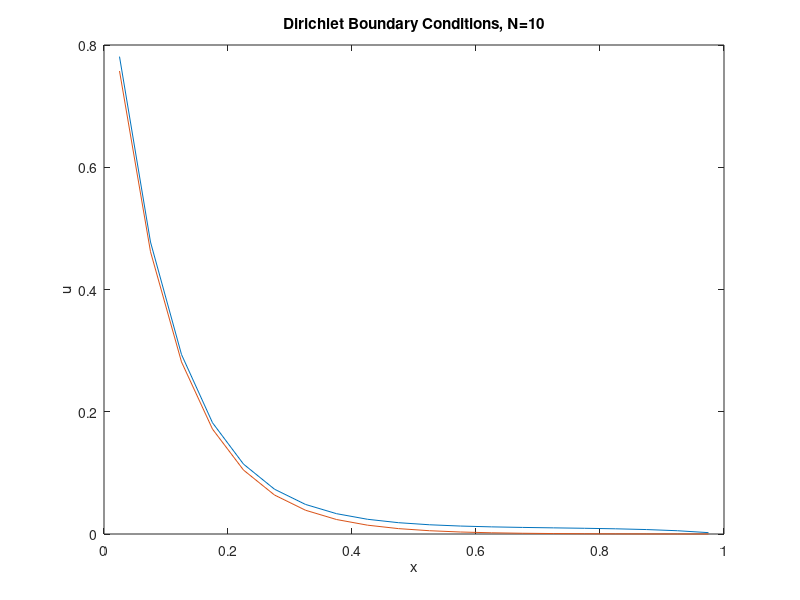

The MATLAB script that drew this image:
%%Boundary Conditions and givens
n=20; %increase for grid convergence
L=1;
k=10;
lambda=(k^2);
U0=1;
v=1;
h=L/n;
a=ones(n+2,1);                          %superdiagonal
b=-(2+lambda*(h^2))*ones(n+2,1);        %diagonal
c=ones(n+2,1);                          %subdiagonal
d=zeros(n+2,1);
b(1)=1;     
c(1)=1;     
a(n+2)=1;   
b(n+2)=1;
d(1)=2*U0;

c1=zeros(n+2,1);
d1=zeros(n+2,1);
d1(1)=d(1)/b(1);
c1(1)=c(1)/b(1);

for i=2:n+2
c1(i)=c(i)/(b(i)-a(i)*c1(i-1));
d1(i)=(d(i)-a(i)*d1(i-1))/(b(i)-a(i)*c1(i-1));
end
%back substitution
u=zeros(n+2,1);
u(n+2)=d1(n+2);
for i=n+1:-1:1
    u(i)=d1(i)-c1(i)*u(i+1);
end
%%Graphing
x=h/2:h:(L-h/2);
ut=(1-(sinh(k*(L-x))+sinh(k*x))/sinh(k*L))*(1/(k^2))+U0*(sinh(k*(L-x))/sinh(k*L));
plot(x,ut,x,u(2:n+1))
title('Dirichlet Boundary Conditions, N=10')
xlabel('x')
ylabel('u')

%%Part 2
h=L/n;
a=ones(n+2,1);
b=-(2+lambda*(h^2))*ones(n+2,1);
c=ones(n+2,1);
d=zeros(n+2,1);
b(1)=1;
a(n+2)=1;
d(1)=v;
%%Forward elimination
d1=zeros(n+2,1);
c1=zeros(n+2,1);
d1(1)=d(1)/b(1);
c1(1)=c(1)/b(1);
for i=2:n+2
    c1(i)=c(i)/(b(i)-a(i)*c1(i-1));
    d1(i)=(d(i)-a(i)*d1(i-1))/b(i)-a(i)*c1(i-1);
end
%Back Substitiution
u=zeros(n+2,1);
u(n+2)=d1(n+2);
for i=n+1:-1:1
    u(i)=d1(i)-c1(i)*u(i+1);
end
ut2=(1-(cosh(k*x)/cosh(k*L))*(1/(k^2)))-(v/k)*(sinh(k*(L-x))/cosh(k*L));
%%plot(x,ut2,x,u(2:n+1))
